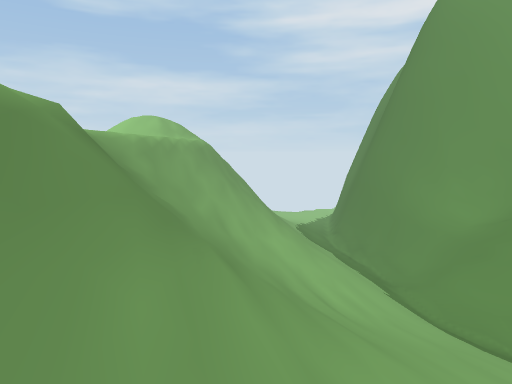
[1] (above)

16 first-person views from a walk through a Unity game level. The camera is 1.2 m above the floor, tilts 6° down and sees 70° across. The floor is counted in squares, 2 m on a side. Each view is taken from the middle of a square. On the plan, view 1 faces up. The plan holds only what a view shows up to about 10 squares ahead; the rest is blank. The place goes on beyond the plan. The player is left out. Some surface patterns are stand-ins.

[2]
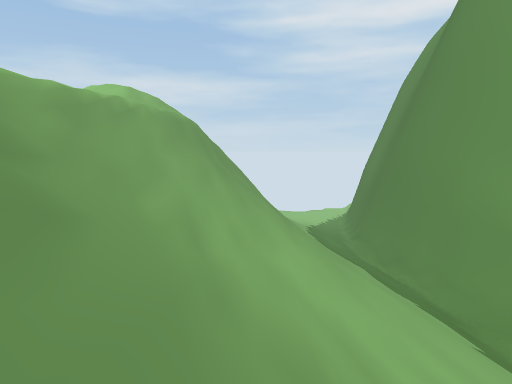

[3]
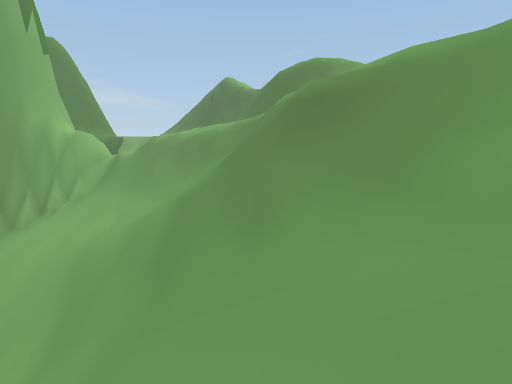

[4]
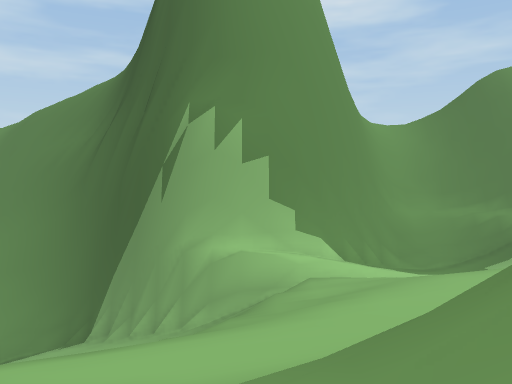

[5]
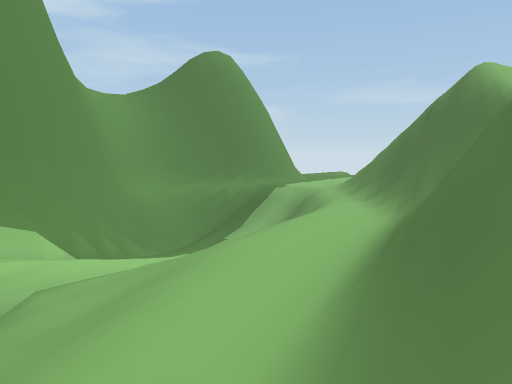

[6]
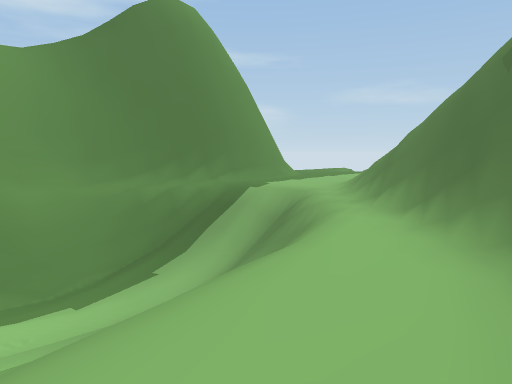

[7]
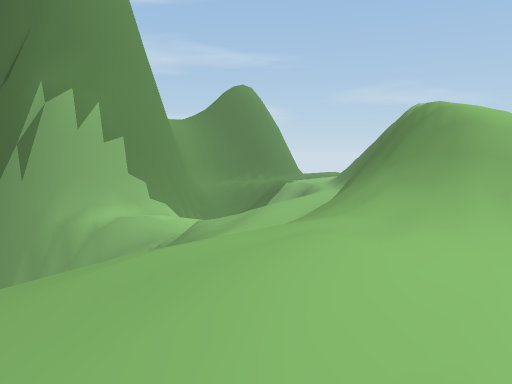

[8]
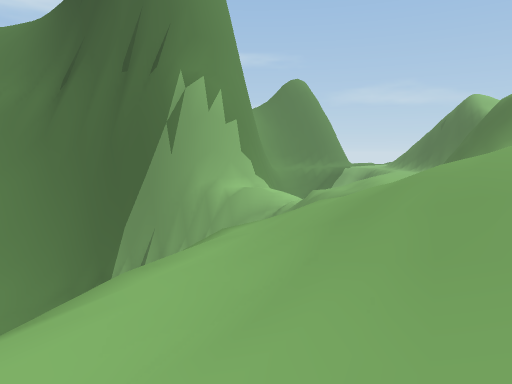

[9]
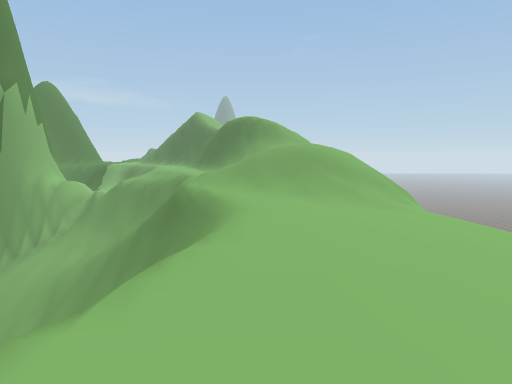

[10]
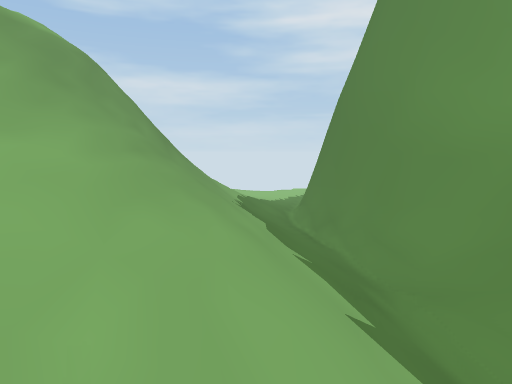

[11]
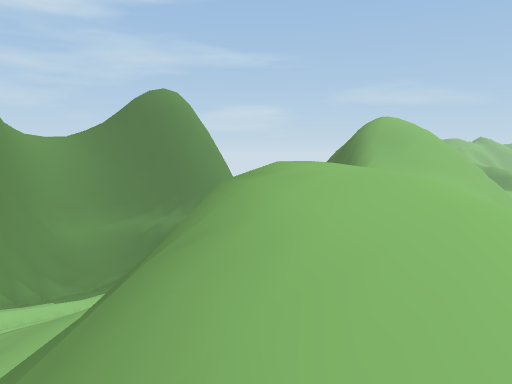

[12]
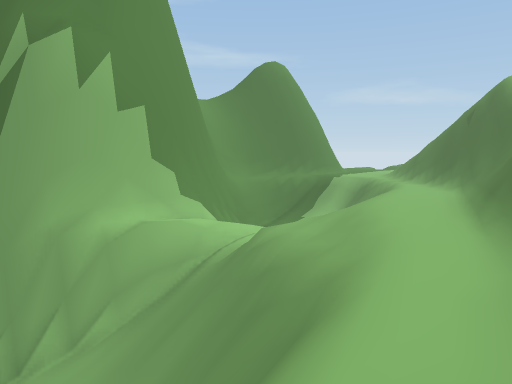

[13]
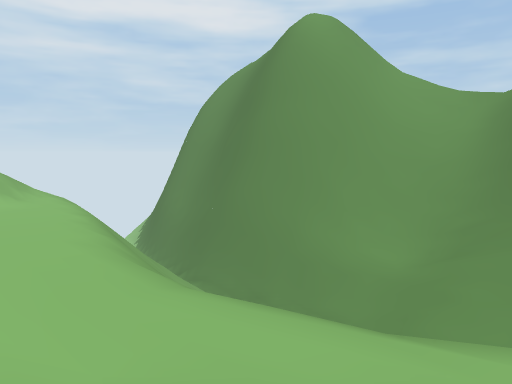

[14]
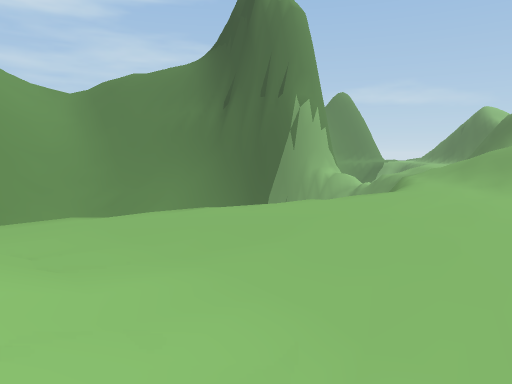

[15]
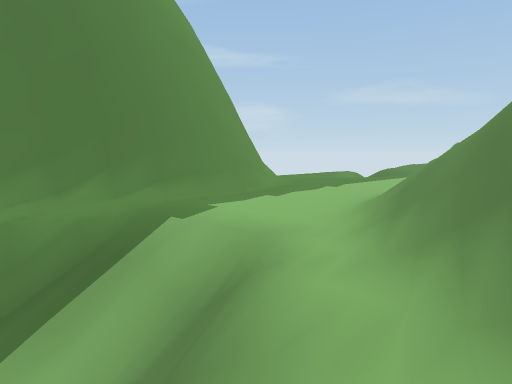

[16]
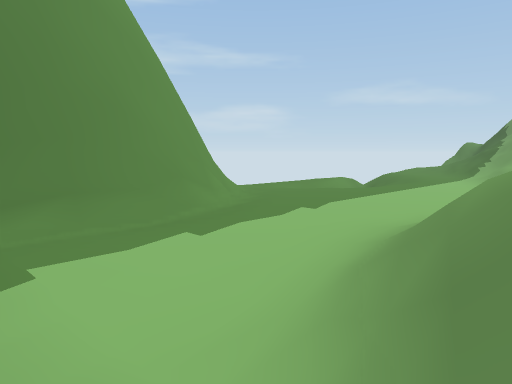

### Floor plan
Key: @ floor where view 1 was taken; # wall or solid block; . main floor; : floor 1 m higher than the main floor; - floor 1.5 m lower than the main floor; + floor 1.75 m higher than the main floor; * floor 5 m higher than the main floor; _ floor 6.25 m lower than the main floor; / step, stairs or slope; = window, fence, low wall or low ledge; v drop or lower ground.
Columns run from 5 left of view 1 to 8 right of it. Each row starts with its distance up from view 1.
 13   //v#//#
 12  ///#=//##
 11 ///.= ///#
 10 .../v///_#
  9 ...//////#
  8 ...v////_#
  7 .../////=#
  6 ...//////#
  5 /..//////#
  4 /:://////#
  3 ///.=////#
  2 /+//=////#
  1 /+//=////#
  0 /+///@//##
 -1 /+//////##
 -2  ///.///##
 -3  //=.../=##
 -4  //#=.//=/#
 -5  /*v#..///##
 -6     #..///-#
 -7     ##./ --#
 -8     v#/////#
 -9    //##////#
-10    ///##/..#
-11    ///v#=..##
-12    ///  //.##
-13     //   /..##
-14          /...#
-15           ....
-16           ....
-17           .. .
-18           .. .
-19           /..=
-20           /..
-21           //

Where each view was taken, in squares from view 1:
view 1: 0 up, 0 right, facing up
view 2: 3 up, 0 right, facing up
view 3: 7 up, 1 left, facing down
view 4: 2 down, 4 left, facing right
view 5: 2 down, 2 left, facing down-right
view 6: 5 down, 0 right, facing down-right
view 7: 2 up, 5 left, facing down-right
view 8: 5 up, 4 left, facing down-right
view 9: 10 up, 3 left, facing down
view 10: 5 up, 2 right, facing up
view 11: 3 down, 4 left, facing down-right
view 12: 1 up, 2 left, facing down-right
view 13: 4 up, 4 left, facing up-right
view 14: 11 up, 5 left, facing down-right
view 15: 8 down, 2 right, facing down-right
view 16: 10 down, 3 right, facing down-right
